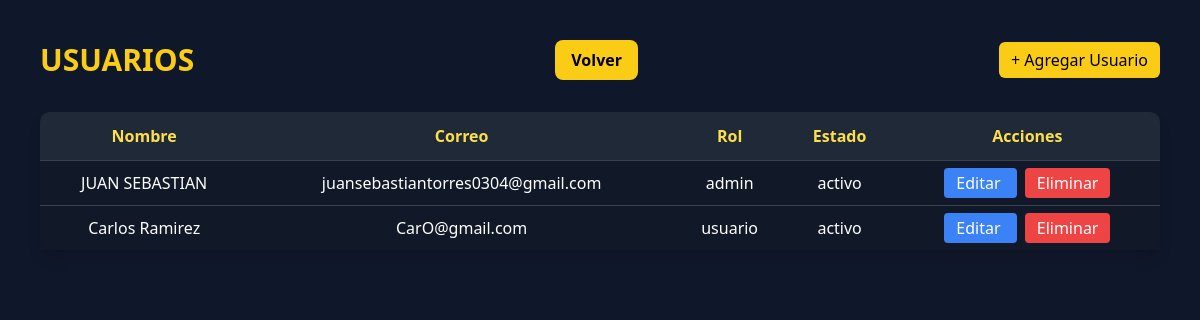
The app's page /usuarios/ (signed in), older data.
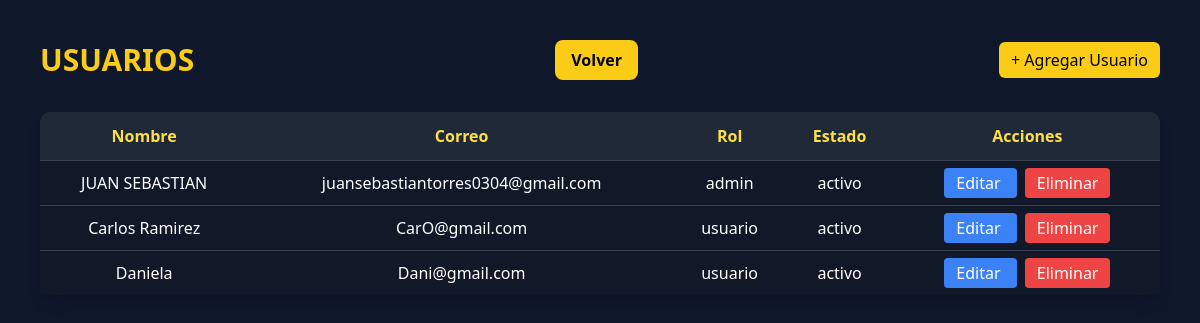
The same page, newer data.
### Eventos/models.py (models this page shows, shortened)
class Usuarios(models.Model):
    ROLES = [
        ('admin', 'Administrador'),
        ('usuario', 'Usuario'),
    ]
    ESTADOS = [
        ('activo', 'Activo'),
        ('inactivo', 'Inactivo'),
    ]
    nombre = models.CharField(max_length=100)
    apellido = models.CharField(max_length=100)  # 🔥 ESTE FALTA
    email = models.EmailField(unique=True)
    rol = models.CharField(max_length=20, choices=ROLES)
    estado = models.CharField(max_length=20, choices=ESTADOS)
    password = models.CharField(max_length=255)

### Eventos/views.py (the view)
# urls.py: path('usuarios/', views.listaUsuarios.as_view(), name='listaUsuarios'),
@method_decorator(login_requerido, name='dispatch')
class listaUsuarios(ListView):
    model = Usuarios
    template_name = 'usuarios/listaUsuarios.html'
    context_object_name = 'usuarios'

### Eventos/views.py (called while the page is built)
def login_requerido(view_func):
    @wraps(view_func)
    def wrapper(request, *args, **kwargs):
        if 'usuario_id' not in request.session:
            return redirect('login')
        return view_func(request, *args, **kwargs)
    return wrapper

### Eventos/templates/usuarios/listaUsuarios.html (shortened to what this page needs)
<!DOCTYPE html>
<html lang="es">
<head>
<script src="https://cdn.tailwindcss.com"></script>
</head>
<body class="text-white p-10">
<div class="flex justify-between items-center mb-8">
    <h1 class="text-3xl font-bold text-yellow-400">USUARIOS</h1>
     <a href="{% url 'inicio' %}"
   class="bg-yellow-400 text-black px-4 py-2 rounded-lg font-bold hover:bg-yellow-500">
    Volver
</a>
    <a href="{% url 'crearUsuario' %}" class="btn">
        + Agregar Usuario
    </a>
</div>
<div class="shadow-lg">
    <table>
        <thead class="text-yellow-300">
            <tr>
                <th>Nombre</th>
                <th>Correo</th>
                <th>Rol</th>
                <th>Estado</th>
                <th>Acciones</th>
            </tr>
        </thead>
        <tbody>
            {% for u in usuarios %}
            <tr>
                <td>{{ u.nombre }}</td>
                <td>{{ u.email }}</td>
                <td>{{ u.rol }}</td>
                <td>{{ u.estado }}</td>
                <td class="space-x-2">
                    <a href="{% url 'editarUsuario' u.pk %}"
                       class="bg-blue-500 px-3 py-1 rounded hover:bg-blue-400">
                        Editar
                    </a>
                    <a href="{% url 'eliminarUsuario' u.pk %}"
                       class="bg-red-500 px-3 py-1 rounded hover:bg-red-400">
                        Eliminar
                    </a>
                </td>
            </tr>
            {% empty %}
            <tr>
                <td colspan="4" class="text-gray-400">
                    No hay usuarios registrados
                </td>
            </tr>
            {% endfor %}
        </tbody>
    </table>
</div>
</body>
</html>

### Eventos/templates/usuarios/listaUsuarios.html (style rules this page uses)
body { background: #0f172a; }
table { width: 100%; background: #111827; border-radius: 10px; overflow: hidden; }
th { background: #1f2937; padding: 12px; }
td { padding: 10px; border-top: 1px solid #374151; text-align: center; }
.btn { background: #facc15; color: black; padding: 6px 12px; border-radius: 6px; }

Row changes from the older to the newer data that the page shows:
added Usuarios: nombre "Daniela", email "Dani@gmail.com", rol "usuario", estado "activo"
